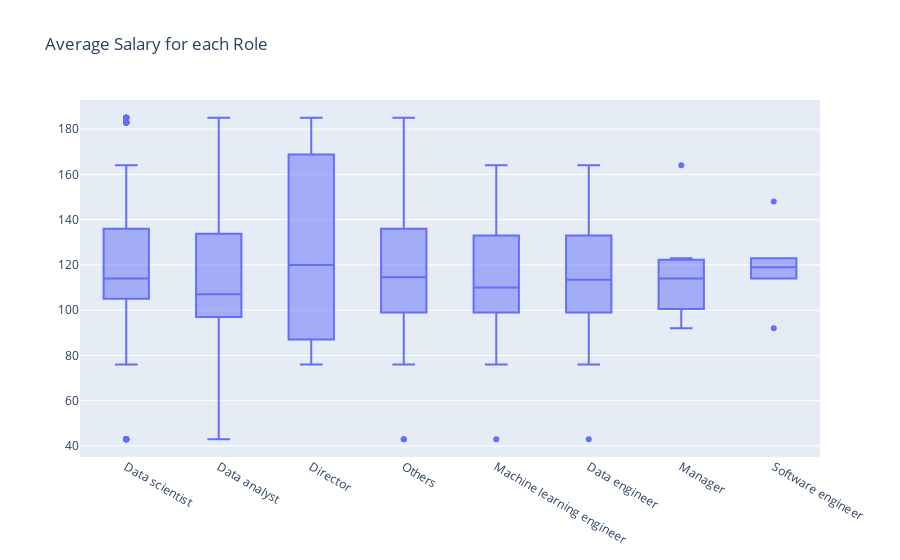

Write notebook code for a chart like this one.
### Markdown cell above
Wisconsin, Iowa and Arizona are the states with the highest average salaries for the data science jobs. This is most likely due to not enough data / skewed data.

### Code cell
#box plot of average salary for each role
avg_sal = execute_sql_statement("Select JobRole, Avg_Sal from DatascienceJobs order by Avg_Sal desc",conn)  
Roles = []
Avg_Sal = []
for i in avg_sal:
    if i[0]=="na":
        Roles.append("Others")
        Avg_Sal.append(i[1])
        continue
    Roles.append(i[0].capitalize())
    Avg_Sal.append(i[1])
#plotting the box plot for the average salary for each role
fig = go.Figure(data=[go.Box(y=Avg_Sal, x=Roles)])
fig.update_layout(title_text='Average Salary for each Role')
fig.show()

### Figure 1 — Plotly figure (JSON) as saved in the notebook; plotly's stock layout.template omitted (floating-point values rounded to 4 significant figures; data arrays with more than 128 entries replaced by an {"elided": "..."} marker saying what was removed)
{"data": [{"type": "box", "x": {"elided": "660 str values"}, "y": {"elided": "660 int values"}}], "layout": {"title": {"text": "Average Salary for each Role"}}}
